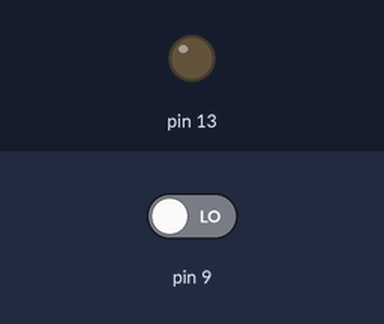
Bench run of a sketch on a simulated Arduino Uno, built with avr-gcc and run on an emulated ATmega328P. Parts: output pins drawn as LEDs (lit = HIGH). Inputs (shaded band) come from the test bench; at power-on: pin 9 LOW.

Above: at 1.2 s.
1.3 s: pin 9 driven HIGH
At 2.2 s:
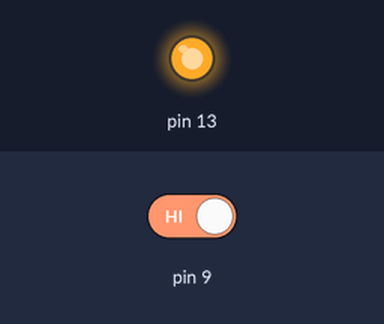
2.8 s: pin 9 driven LOW
At 3.3 s:
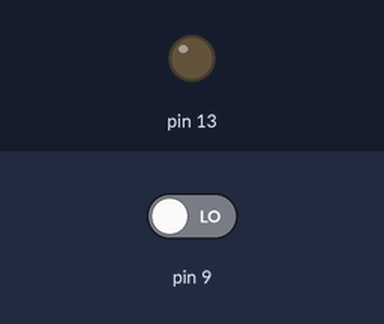
Timing chart, 0 to 5.8 s (numbered marks = the images above; inputs shaded):
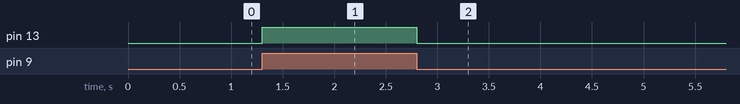

Measured:
- after the input at 1.3 s, pin 13: LOW → HIGH at once
- after the input at 2.8 s, pin 13: HIGH → LOW at once

The sketch:

2.ino
```cpp
void setup() {
  // put your setup code here, to run once:
pinMode(13,OUTPUT);
pinMode(9,INPUT);
}

void loop() {
if(digitalRead(9)==HIGH){
  digitalWrite(13,HIGH);
   }  // put your main code here, to run repeatedly:
else{
  digitalWrite(13,LOW);
  }
}
```
